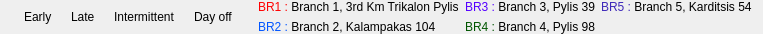
<?xml version="1.0" encoding="UTF-8"?>
<ui version="4.0">
 <class>LegendForm</class>
 <widget class="QWidget" name="LegendForm">
  <property name="geometry">
   <rect>
    <x>0</x>
    <y>0</y>
    <width>763</width>
    <height>32</height>
   </rect>
  </property>
  <property name="sizePolicy">
   <sizepolicy hsizetype="Preferred" vsizetype="Fixed">
    <horstretch>0</horstretch>
    <verstretch>0</verstretch>
   </sizepolicy>
  </property>
  <property name="maximumSize">
   <size>
    <width>16777215</width>
    <height>40</height>
   </size>
  </property>
  <property name="windowTitle">
   <string>Form</string>
  </property>
  <layout class="QHBoxLayout" name="horizontalLayout_6">
   <property name="topMargin">
    <number>0</number>
   </property>
   <property name="bottomMargin">
    <number>0</number>
   </property>
   <item>
    <layout class="QHBoxLayout" name="horizontalLayout">
     <item>
      <widget class="QLabel" name="early_label">
       <property name="sizePolicy">
        <sizepolicy hsizetype="Fixed" vsizetype="Fixed">
         <horstretch>0</horstretch>
         <verstretch>0</verstretch>
        </sizepolicy>
       </property>
       <property name="maximumSize">
        <size>
         <width>16</width>
         <height>16</height>
        </size>
       </property>
       <property name="text">
        <string/>
       </property>
       <property name="pixmap">
        <pixmap resource="resources.qrc">:/icons/early_legend</pixmap>
       </property>
      </widget>
     </item>
     <item>
      <widget class="QLabel" name="early_label_caption">
       <property name="text">
        <string>Early</string>
       </property>
      </widget>
     </item>
    </layout>
   </item>
   <item>
    <layout class="QHBoxLayout" name="horizontalLayout_2">
     <item>
      <widget class="QLabel" name="late_label">
       <property name="sizePolicy">
        <sizepolicy hsizetype="Fixed" vsizetype="Fixed">
         <horstretch>0</horstretch>
         <verstretch>0</verstretch>
        </sizepolicy>
       </property>
       <property name="maximumSize">
        <size>
         <width>16</width>
         <height>16</height>
        </size>
       </property>
       <property name="text">
        <string/>
       </property>
       <property name="pixmap">
        <pixmap resource="resources.qrc">:/icons/late_legend</pixmap>
       </property>
      </widget>
     </item>
     <item>
      <widget class="QLabel" name="late_label_caption">
       <property name="text">
        <string>Late</string>
       </property>
      </widget>
     </item>
    </layout>
   </item>
   <item>
    <layout class="QHBoxLayout" name="horizontalLayout_3">
     <item>
      <widget class="QLabel" name="inter_label">
       <property name="maximumSize">
        <size>
         <width>16</width>
         <height>16</height>
        </size>
       </property>
       <property name="text">
        <string/>
       </property>
       <property name="pixmap">
        <pixmap resource="resources.qrc">:/icons/intermintent_legend</pixmap>
       </property>
      </widget>
     </item>
     <item>
      <widget class="QLabel" name="inter_label_caption">
       <property name="text">
        <string>Intermittent</string>
       </property>
      </widget>
     </item>
    </layout>
   </item>
   <item>
    <layout class="QHBoxLayout" name="horizontalLayout_4">
     <item>
      <widget class="QLabel" name="dayoff_label">
       <property name="maximumSize">
        <size>
         <width>16</width>
         <height>16</height>
        </size>
       </property>
       <property name="text">
        <string/>
       </property>
       <property name="pixmap">
        <pixmap resource="resources.qrc">:/icons/dayoff_legend</pixmap>
       </property>
      </widget>
     </item>
     <item>
      <widget class="QLabel" name="day_off_label_caption">
       <property name="text">
        <string>Day off</string>
       </property>
      </widget>
     </item>
    </layout>
   </item>
   <item>
    <spacer name="horizontalSpacer">
     <property name="orientation">
      <enum>Qt::Horizontal</enum>
     </property>
     <property name="sizeType">
      <enum>QSizePolicy::Expanding</enum>
     </property>
     <property name="sizeHint" stdset="0">
      <size>
       <width>40</width>
       <height>20</height>
      </size>
     </property>
    </spacer>
   </item>
   <item>
    <layout class="QHBoxLayout" name="horizontalLayout_5">
     <item>
      <layout class="QVBoxLayout" name="verticalLayout">
       <item>
        <widget class="QLabel" name="label">
         <property name="text">
          <string>&lt;html&gt;&lt;head/&gt;&lt;body&gt;&lt;p&gt;&lt;span style=&quot; color:#ff0000;&quot;&gt;BR1 :&lt;/span&gt; Branch 1, 3rd Km Trikalon Pylis&lt;/p&gt;&lt;/body&gt;&lt;/html&gt;</string>
         </property>
        </widget>
       </item>
       <item>
        <widget class="QLabel" name="label_2">
         <property name="text">
          <string>&lt;html&gt;&lt;head/&gt;&lt;body&gt;&lt;p&gt;&lt;span style=&quot; color:#0055ff;&quot;&gt;BR2 :&lt;/span&gt; Branch 2, Kalampakas 104&lt;/p&gt;&lt;/body&gt;&lt;/html&gt;</string>
         </property>
        </widget>
       </item>
      </layout>
     </item>
     <item>
      <layout class="QVBoxLayout" name="verticalLayout_2">
       <item>
        <widget class="QLabel" name="label_3">
         <property name="text">
          <string>&lt;html&gt;&lt;head/&gt;&lt;body&gt;&lt;p&gt;&lt;span style=&quot; color:#5500ff;&quot;&gt;BR3 :&lt;/span&gt; Branch 3, Pylis 39&lt;/p&gt;&lt;/body&gt;&lt;/html&gt;</string>
         </property>
        </widget>
       </item>
       <item>
        <widget class="QLabel" name="label_4">
         <property name="text">
          <string>&lt;html&gt;&lt;head/&gt;&lt;body&gt;&lt;p&gt;&lt;span style=&quot; color:#005500;&quot;&gt;BR4 :&lt;/span&gt; Branch 4, Pylis 98&lt;/p&gt;&lt;/body&gt;&lt;/html&gt;</string>
         </property>
        </widget>
       </item>
      </layout>
     </item>
     <item>
      <layout class="QVBoxLayout" name="verticalLayout_3">
       <item>
        <widget class="QLabel" name="label_5">
         <property name="text">
          <string>&lt;html&gt;&lt;head/&gt;&lt;body&gt;&lt;p&gt;&lt;span style=&quot; color:#3e28b9;&quot;&gt;BR5 :&lt;/span&gt; Branch 5, Karditsis 54&lt;/p&gt;&lt;/body&gt;&lt;/html&gt;</string>
         </property>
        </widget>
       </item>
       <item>
        <spacer name="verticalSpacer">
         <property name="orientation">
          <enum>Qt::Vertical</enum>
         </property>
         <property name="sizeType">
          <enum>QSizePolicy::Preferred</enum>
         </property>
         <property name="sizeHint" stdset="0">
          <size>
           <width>20</width>
           <height>40</height>
          </size>
         </property>
        </spacer>
       </item>
      </layout>
     </item>
    </layout>
   </item>
  </layout>
 </widget>
 <resources>
  <include location="resources.qrc"/>
 </resources>
 <connections/>
</ui>
